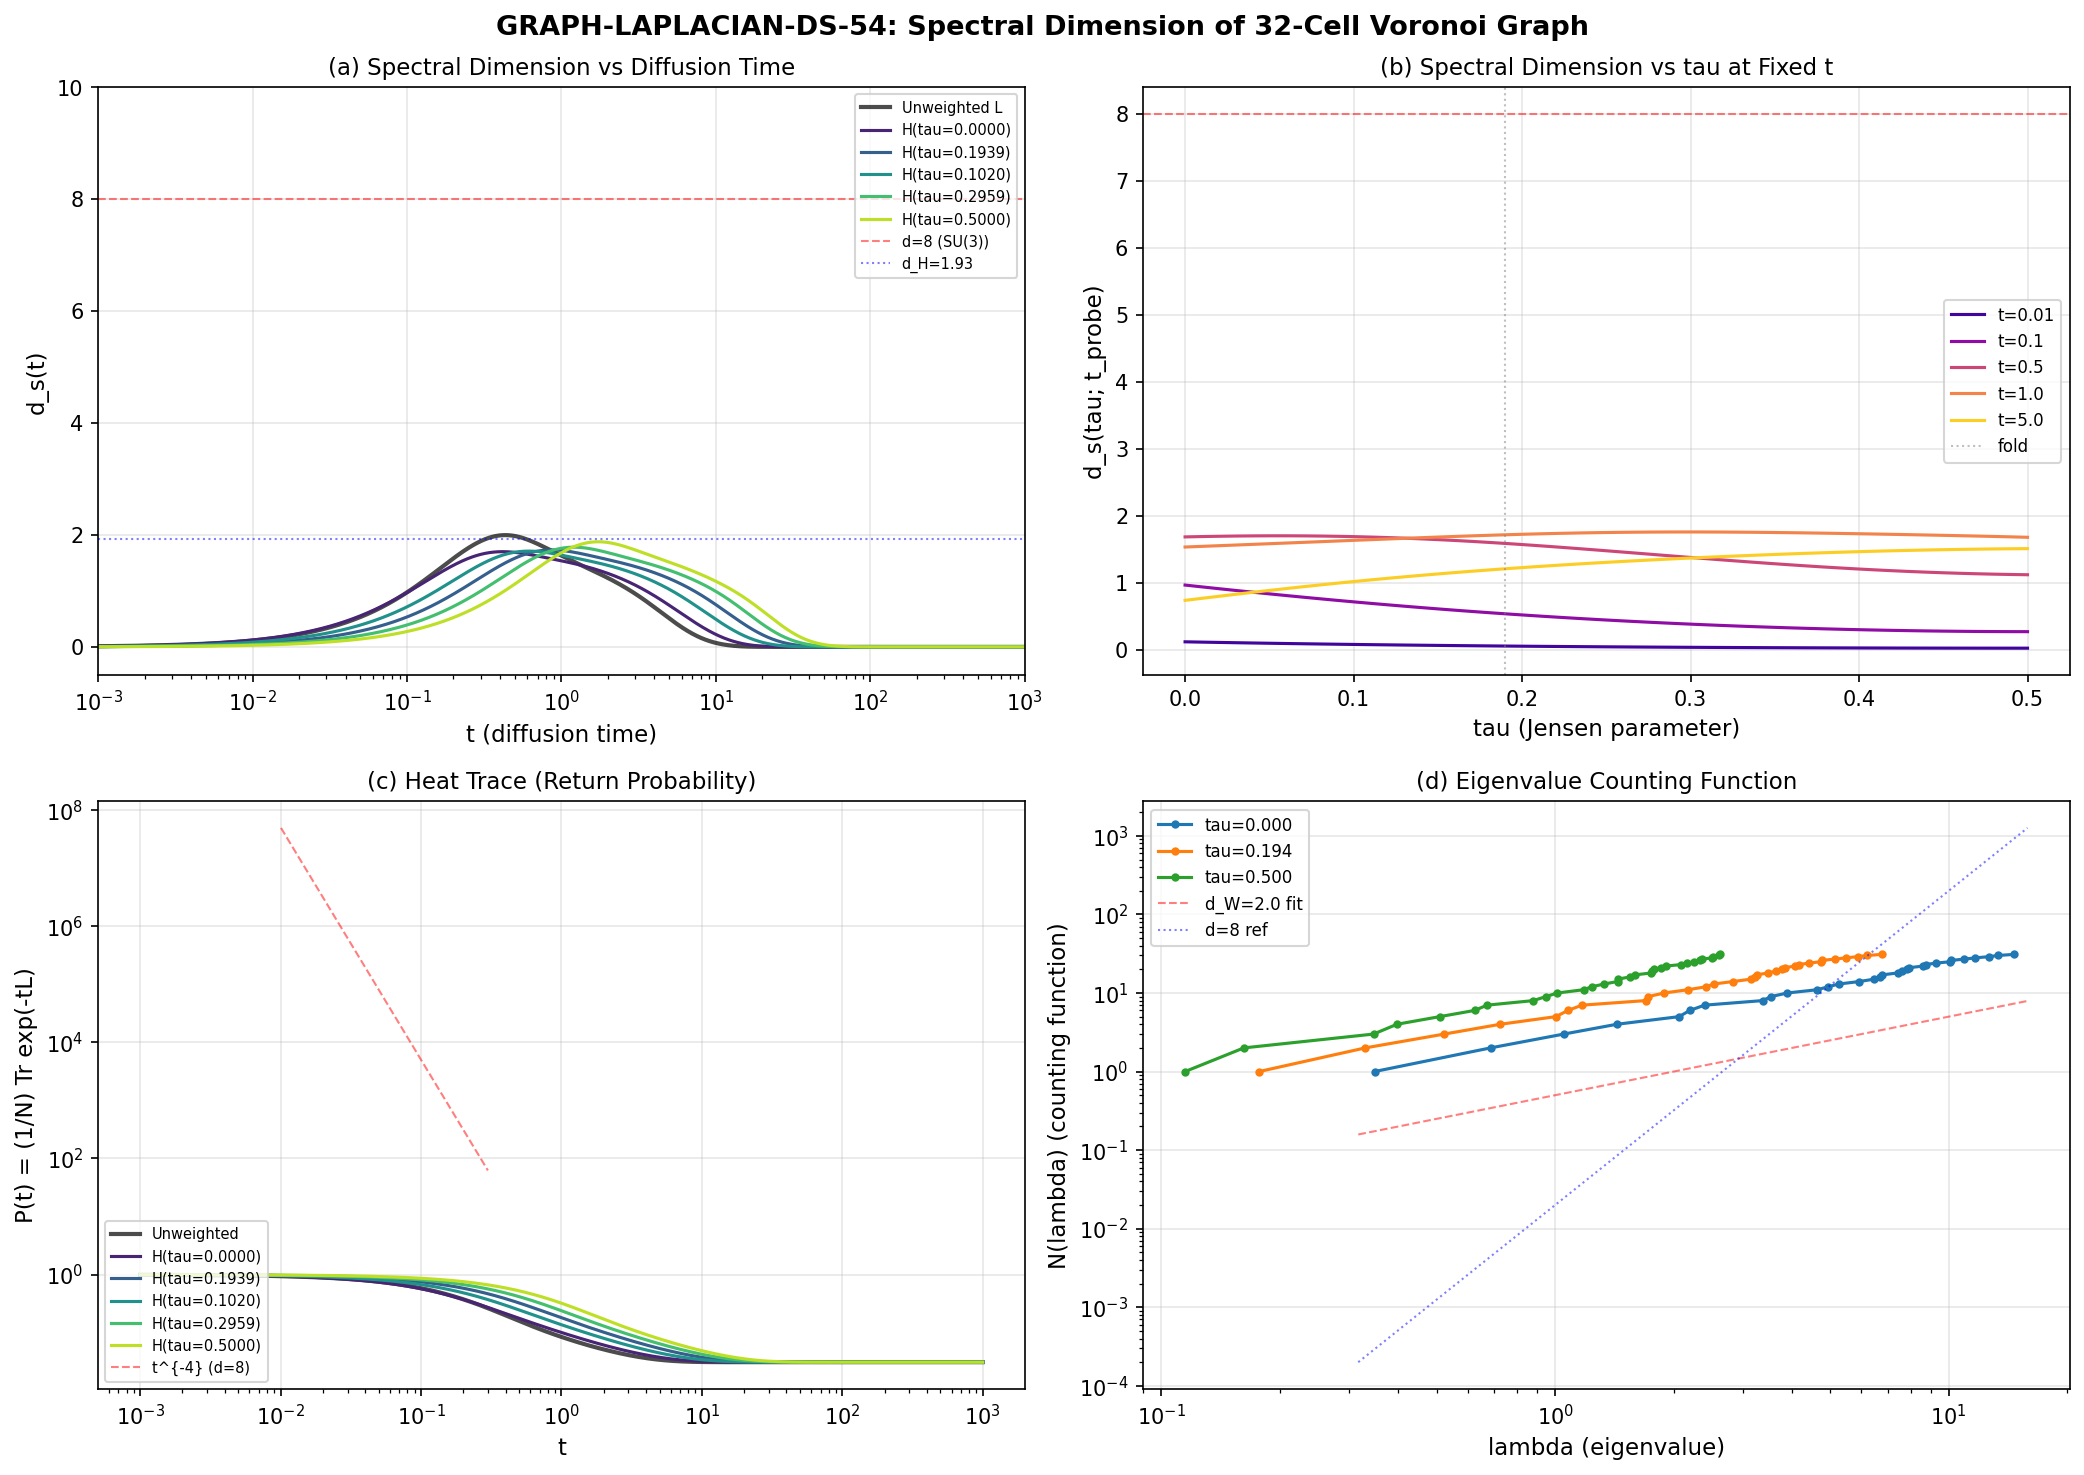

Write the Python code that produced this figure.
#!/usr/bin/env python3
"""
S54 W3-11: GRAPH-LAPLACIAN-DS-54
Spectral dimension d_s of the 32-cell Voronoi graph Laplacian.

The spectral dimension is defined via the return probability:
    P(t) = (1/N) Tr exp(-tL) = (1/N) sum_k exp(-t lambda_k)
    d_s(t) = -2 d log P(t) / d log t

For a finite graph:
  - t -> 0+: d_s approaches the graph's effective UV dimension
  - t -> infinity: d_s -> 0 (finite spectrum, gap-dominated)
  - Intermediate t: effective dimension at that scale

We compute d_s for:
  1. The unweighted graph Laplacian L = D - A (topology only)
  2. The weighted Hamiltonian H(tau) = sum_i J_i(tau) L_i (full physics)

NCG axiom 1 requires d_s = 8 for the continuum SU(3). The question is what
the 32-cell discretization gives.

Gate: GRAPH-LAPLACIAN-DS-54 (INFO)
"""

import numpy as np
from scipy.linalg import eigvalsh
import matplotlib.pyplot as plt
from pathlib import Path

# ── Load data ──────────────────────────────────────────────────────────────
data_path = Path(__file__).parent / "s54_tb_hamiltonian.npz"
data = np.load(data_path, allow_pickle=True)

adjacency = data['adjacency'].astype(float)
hamiltonians = data['hamiltonians']  # shape (50, 32, 32)
eigenvalues = data['eigenvalues']    # shape (50, 32) — pre-computed
tau_values = data['tau_values']
N_cells = int(data['N_cells'])

# ── 1. Unweighted graph Laplacian ─────────────────────────────────────────
D_unw = np.diag(adjacency.sum(axis=1))
L_unw = D_unw - adjacency
eigs_unw = np.sort(eigvalsh(L_unw))
print(f"Unweighted graph Laplacian eigenvalues (first 10):")
print(f"  {eigs_unw[:10]}")
print(f"  lambda_1 = {eigs_unw[1]:.6f} (spectral gap)")
print(f"  lambda_max = {eigs_unw[-1]:.6f}")

# ── 2. Heat trace and spectral dimension computation ──────────────────────
def compute_spectral_dimension(eigs, t_range, N):
    """
    Given eigenvalues of a Laplacian, compute the heat trace P(t) and
    spectral dimension d_s(t) = -2 d(log P)/d(log t).

    Uses the exact formula:
        P(t) = (1/N) sum_k exp(-t * lambda_k)
        d_s(t) = 2t * <lambda>_t / P(t)
    where <lambda>_t = (1/N) sum_k lambda_k exp(-t lambda_k).

    The second form avoids numerical differentiation.
    """
    t = t_range
    # Shape: (len(t), len(eigs))
    exponents = np.outer(-t, eigs)  # (n_t, n_eigs)
    exp_vals = np.exp(exponents)

    P = exp_vals.mean(axis=1)  # (1/N) Tr exp(-tL)

    # Analytic derivative: d P/dt = -(1/N) sum_k lambda_k exp(-t lambda_k)
    dPdt = -(exp_vals * eigs[np.newaxis, :]).mean(axis=1)

    # d_s = -2 * t * (dP/dt) / P = -2 * d(log P)/d(log t)
    ds = -2.0 * t * dPdt / P

    return P, ds

# Time range: logarithmic from very small to very large
t_range = np.logspace(-3, 3, 2000)

# ── 2a. Unweighted Laplacian ──────────────────────────────────────────────
P_unw, ds_unw = compute_spectral_dimension(eigs_unw, t_range, N_cells)

# Find plateau (most stable region = minimum |d(d_s)/d(log t)|)
log_t = np.log10(t_range)
dds_dlogt = np.gradient(ds_unw, log_t)
# Smooth to avoid noise
from scipy.ndimage import uniform_filter1d
dds_smooth = uniform_filter1d(np.abs(dds_dlogt), size=50)
# Find plateau in the middle range (avoid edges)
mid_mask = (log_t > -2) & (log_t < 2)
mid_indices = np.where(mid_mask)[0]
if len(mid_indices) > 0:
    plateau_idx = mid_indices[np.argmin(dds_smooth[mid_mask])]
else:
    plateau_idx = len(t_range) // 2

t_star_unw = t_range[plateau_idx]
ds_star_unw = ds_unw[plateau_idx]

print(f"\n── Unweighted Graph Laplacian ──")
print(f"d_s plateau at t* = {t_star_unw:.4f}: d_s = {ds_star_unw:.4f}")
print(f"d_s(t=0.001) = {ds_unw[0]:.4f} (UV)")
print(f"d_s(t=1000) = {ds_unw[-1]:.6f} (IR)")

# ── 2b. Weighted Hamiltonian at multiple tau ──────────────────────────────
# Key tau values: tau=0, fold (~0.19), tau=0.5
tau_indices = [0,
               np.argmin(np.abs(tau_values - 0.19)),
               np.argmin(np.abs(tau_values - 0.10)),
               np.argmin(np.abs(tau_values - 0.30)),
               -1]
tau_labels = []
ds_weighted = {}
P_weighted = {}
ds_plateau_weighted = {}

print(f"\n── Weighted Hamiltonian H(tau) = sum J_i(tau) L_i ──")
for idx in tau_indices:
    tau_val = tau_values[idx]
    eigs_w = eigenvalues[idx]  # pre-computed, already sorted
    label = f"tau={tau_val:.4f}"
    tau_labels.append(label)

    P_w, ds_w = compute_spectral_dimension(eigs_w, t_range, N_cells)
    P_weighted[label] = P_w
    ds_weighted[label] = ds_w

    # Find plateau
    dds_w = np.gradient(ds_w, log_t)
    dds_w_smooth = uniform_filter1d(np.abs(dds_w), size=50)
    if len(mid_indices) > 0:
        plat_idx = mid_indices[np.argmin(dds_w_smooth[mid_mask])]
    else:
        plat_idx = len(t_range) // 2

    t_star_w = t_range[plat_idx]
    ds_star_w = ds_w[plat_idx]
    ds_plateau_weighted[label] = (t_star_w, ds_star_w)

    print(f"  {label}: d_s(plateau) = {ds_star_w:.4f} at t* = {t_star_w:.4f}")
    print(f"    d_s(t=0.01) = {ds_w[np.argmin(np.abs(t_range-0.01))]:.4f}")
    print(f"    d_s(t=0.1)  = {ds_w[np.argmin(np.abs(t_range-0.1))]:.4f}")
    print(f"    d_s(t=1.0)  = {ds_w[np.argmin(np.abs(t_range-1.0))]:.4f}")
    print(f"    d_s(t=10)   = {ds_w[np.argmin(np.abs(t_range-10.0))]:.4f}")

# ── 2c. Sweep d_s at fixed t values across all tau ───────────────────────
t_probe_values = [0.01, 0.1, 0.5, 1.0, 5.0]
ds_sweep = {t_p: np.zeros(len(tau_values)) for t_p in t_probe_values}

for i_tau in range(len(tau_values)):
    eigs_i = eigenvalues[i_tau]
    for t_p in t_probe_values:
        exp_vals = np.exp(-t_p * eigs_i)
        P_val = exp_vals.mean()
        dPdt_val = -(eigs_i * exp_vals).mean()
        ds_sweep[t_p][i_tau] = -2.0 * t_p * dPdt_val / P_val

print(f"\n── d_s(tau) at fixed t values ──")
fold_idx = np.argmin(np.abs(tau_values - 0.19))
for t_p in t_probe_values:
    ds_at_fold = ds_sweep[t_p][fold_idx]
    ds_range = ds_sweep[t_p].max() - ds_sweep[t_p].min()
    print(f"  t={t_p:.2f}: d_s(fold) = {ds_at_fold:.4f}, "
          f"range [{ds_sweep[t_p].min():.4f}, {ds_sweep[t_p].max():.4f}], "
          f"variation = {ds_range:.4f}")

# ── 3. Weyl dimension comparison ─────────────────────────────────────────
# For a d-dimensional manifold, Weyl's law: N(lambda) ~ C * lambda^{d/2}
# On a finite graph with N nodes, the maximum eigenvalue count is N.
# The "Weyl dimension" can be estimated from the eigenvalue distribution.
# Fit log N(lambda) vs log lambda in the bulk.
eigs_fold = eigenvalues[fold_idx]
eigs_pos = eigs_fold[eigs_fold > 1e-10]
N_lambda = np.arange(1, len(eigs_pos) + 1)

# Fit in log-log
log_eigs = np.log(eigs_pos)
log_N = np.log(N_lambda)
# Use middle 60% to avoid edge effects
n_fit = len(eigs_pos)
i_lo = n_fit // 5
i_hi = 4 * n_fit // 5
if i_hi > i_lo + 2:
    coeffs = np.polyfit(log_eigs[i_lo:i_hi], log_N[i_lo:i_hi], 1)
    d_weyl_half = coeffs[0]  # slope = d/2
    d_weyl = 2 * d_weyl_half
else:
    d_weyl = np.nan

print(f"\n── Weyl Dimension Estimate ──")
print(f"d_Weyl/2 (slope) = {d_weyl_half:.4f}")
print(f"d_Weyl = {d_weyl:.4f}")

# ── 4. Maximum spectral dimension as UV proxy ────────────────────────────
# The true UV spectral dimension of a finite graph is limited.
# For random regular graphs, d_s -> infinity as t -> 0. For lattice
# graphs in d dimensions, d_s -> d. Our graph is neither.
# Report the maximum d_s achieved.
ds_max_unw = ds_unw.max()
t_max_unw = t_range[np.argmax(ds_unw)]
print(f"\n── Maximum Spectral Dimension ──")
print(f"Unweighted: max d_s = {ds_max_unw:.4f} at t = {t_max_unw:.4f}")

for label in tau_labels:
    ds_w = ds_weighted[label]
    ds_max_w = ds_w.max()
    t_max_w = t_range[np.argmax(ds_w)]
    print(f"{label}: max d_s = {ds_max_w:.4f} at t = {t_max_w:.4f}")

# ── 5. Graph-theoretic dimension estimates ────────────────────────────────
# Hausdorff dimension from shortest-path scaling
# d_H ~ log(N) / log(diameter)
diameter = int(data['diameter'])
d_hausdorff = np.log(N_cells) / np.log(diameter)
print(f"\n── Graph-Theoretic Dimensions ──")
print(f"N = {N_cells}, diameter = {diameter}")
print(f"d_Hausdorff (graph) = log({N_cells})/log({diameter}) = {d_hausdorff:.4f}")

# Average degree
avg_degree = adjacency.sum() / N_cells
print(f"Average degree = {avg_degree:.2f}")

# ── 6. Comparison summary ────────────────────────────────────────────────
print(f"\n{'='*60}")
print(f"COMPARISON SUMMARY")
print(f"{'='*60}")
print(f"Continuum SU(3):           d_s = 8")
print(f"S53 W3-10 GL bands:        d_s = 1.652")
print(f"Graph Hausdorff:           d_H = {d_hausdorff:.3f}")
print(f"Weyl fit (fold):           d_W = {d_weyl:.3f}")
print(f"Unweighted Laplacian:      max d_s = {ds_max_unw:.3f}")
fold_label = [l for l in tau_labels if '0.19' in l][0]
ds_fold = ds_weighted[fold_label]
print(f"Weighted H (fold):         max d_s = {ds_fold.max():.3f}")
print(f"Weighted H (fold):         d_s(plateau) = {ds_plateau_weighted[fold_label][1]:.3f}")
print(f"{'='*60}")

# ── PLOTTING ──────────────────────────────────────────────────────────────
fig, axes = plt.subplots(2, 2, figsize=(14, 10))
fig.suptitle("GRAPH-LAPLACIAN-DS-54: Spectral Dimension of 32-Cell Voronoi Graph",
             fontsize=13, fontweight='bold')

# Panel (a): d_s(t) for unweighted and weighted at key tau
ax = axes[0, 0]
ax.semilogx(t_range, ds_unw, 'k-', linewidth=2, label='Unweighted L', alpha=0.7)
colors = plt.cm.viridis(np.linspace(0.1, 0.9, len(tau_labels)))
for i, label in enumerate(tau_labels):
    ax.semilogx(t_range, ds_weighted[label], '-', color=colors[i],
                linewidth=1.5, label=f'H({label})')
ax.axhline(y=8, color='red', linestyle='--', linewidth=1, alpha=0.5, label='d=8 (SU(3))')
ax.axhline(y=d_hausdorff, color='blue', linestyle=':', linewidth=1, alpha=0.5,
           label=f'd_H={d_hausdorff:.2f}')
ax.set_xlabel('t (diffusion time)', fontsize=11)
ax.set_ylabel('d_s(t)', fontsize=11)
ax.set_title('(a) Spectral Dimension vs Diffusion Time', fontsize=11)
ax.legend(fontsize=7, loc='upper right')
ax.set_ylim(-0.5, 10)
ax.set_xlim(1e-3, 1e3)
ax.grid(True, alpha=0.3)

# Panel (b): d_s(tau) at fixed probe times
ax = axes[0, 1]
probe_colors = plt.cm.plasma(np.linspace(0.1, 0.9, len(t_probe_values)))
for i, t_p in enumerate(t_probe_values):
    ax.plot(tau_values, ds_sweep[t_p], '-', color=probe_colors[i],
            linewidth=1.5, label=f't={t_p}')
ax.axhline(y=8, color='red', linestyle='--', linewidth=1, alpha=0.5)
ax.axvline(x=0.19, color='gray', linestyle=':', linewidth=1, alpha=0.5, label='fold')
ax.set_xlabel('tau (Jensen parameter)', fontsize=11)
ax.set_ylabel('d_s(tau; t_probe)', fontsize=11)
ax.set_title('(b) Spectral Dimension vs tau at Fixed t', fontsize=11)
ax.legend(fontsize=8)
ax.grid(True, alpha=0.3)

# Panel (c): Heat trace P(t) comparison
ax = axes[1, 0]
ax.loglog(t_range, P_unw, 'k-', linewidth=2, label='Unweighted', alpha=0.7)
for i, label in enumerate(tau_labels):
    ax.loglog(t_range, P_weighted[label], '-', color=colors[i], linewidth=1.5,
              label=f'H({label})')
# Reference: P ~ t^{-d/2} for d=8
t_ref = t_range[(t_range > 0.01) & (t_range < 0.3)]
P_ref = 0.5 * t_ref**(-4)  # d/2 = 4
ax.loglog(t_ref, P_ref, 'r--', linewidth=1, alpha=0.5, label='t^{-4} (d=8)')
ax.set_xlabel('t', fontsize=11)
ax.set_ylabel('P(t) = (1/N) Tr exp(-tL)', fontsize=11)
ax.set_title('(c) Heat Trace (Return Probability)', fontsize=11)
ax.legend(fontsize=7, loc='lower left')
ax.grid(True, alpha=0.3)

# Panel (d): Weyl counting function
ax = axes[1, 1]
for idx_w in [0, fold_idx, -1]:
    tau_w = tau_values[idx_w]
    eigs_w = eigenvalues[idx_w]
    eigs_pos_w = eigs_w[eigs_w > 1e-10]
    N_w = np.arange(1, len(eigs_pos_w) + 1)
    ax.loglog(eigs_pos_w, N_w, 'o-', markersize=3, linewidth=1.5,
              label=f'tau={tau_w:.3f}')

# Reference slopes
lam_ref = np.logspace(-0.5, 1.2, 50)
ax.loglog(lam_ref, 0.5 * lam_ref**(d_weyl/2), 'r--', linewidth=1, alpha=0.5,
          label=f'd_W={d_weyl:.1f} fit')
ax.loglog(lam_ref, 0.02 * lam_ref**4, 'b:', linewidth=1, alpha=0.5,
          label='d=8 ref')
ax.set_xlabel('lambda (eigenvalue)', fontsize=11)
ax.set_ylabel('N(lambda) (counting function)', fontsize=11)
ax.set_title('(d) Eigenvalue Counting Function', fontsize=11)
ax.legend(fontsize=8)
ax.grid(True, alpha=0.3)

plt.tight_layout()
plt.savefig(str(Path(__file__).parent / "s54_graph_laplacian_ds.png"), dpi=150,
            bbox_inches='tight')
plt.close()
print(f"\nPlot saved to s54_graph_laplacian_ds.png")

# ── Save results ──────────────────────────────────────────────────────────
results = {
    'tau_values': tau_values,
    't_range': t_range,
    'ds_unweighted': ds_unw,
    'P_unweighted': P_unw,
    'eigs_unweighted': eigs_unw,
    'ds_max_unweighted': ds_max_unw,
    't_max_unweighted': t_max_unw,
    'ds_plateau_unweighted': ds_star_unw,
    't_plateau_unweighted': t_star_unw,
    'd_hausdorff': d_hausdorff,
    'd_weyl': d_weyl,
    'diameter': diameter,
    'N_cells': N_cells,
}

# Add weighted results
for label in tau_labels:
    safe = label.replace('=', '').replace('.', 'p')
    results[f'ds_{safe}'] = ds_weighted[label]
    results[f'P_{safe}'] = P_weighted[label]
    t_s, ds_s = ds_plateau_weighted[label]
    results[f'ds_plateau_{safe}'] = ds_s
    results[f't_plateau_{safe}'] = t_s

# Add sweep data
for t_p in t_probe_values:
    key = f'ds_sweep_t{str(t_p).replace(".", "p")}'
    results[key] = ds_sweep[t_p]

np.savez(str(Path(__file__).parent / "s54_graph_laplacian_ds.npz"), **results)
print("Results saved to s54_graph_laplacian_ds.npz")
